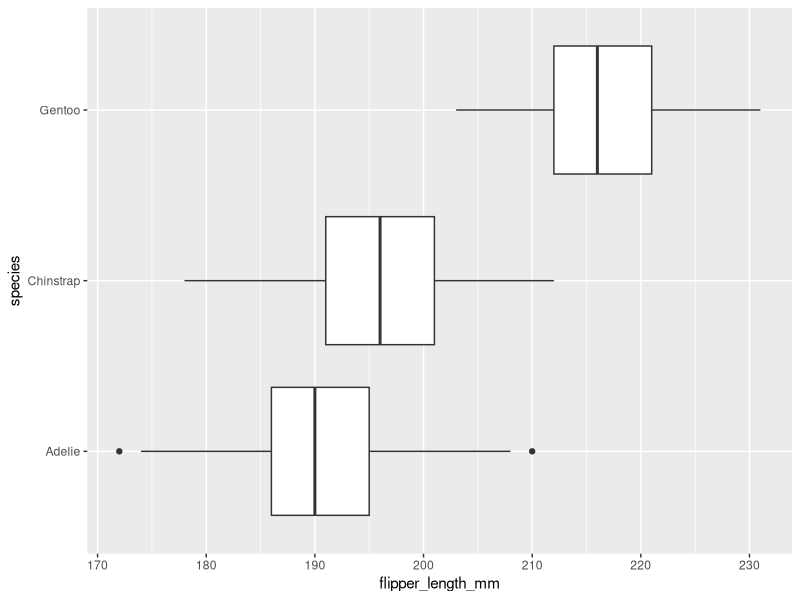
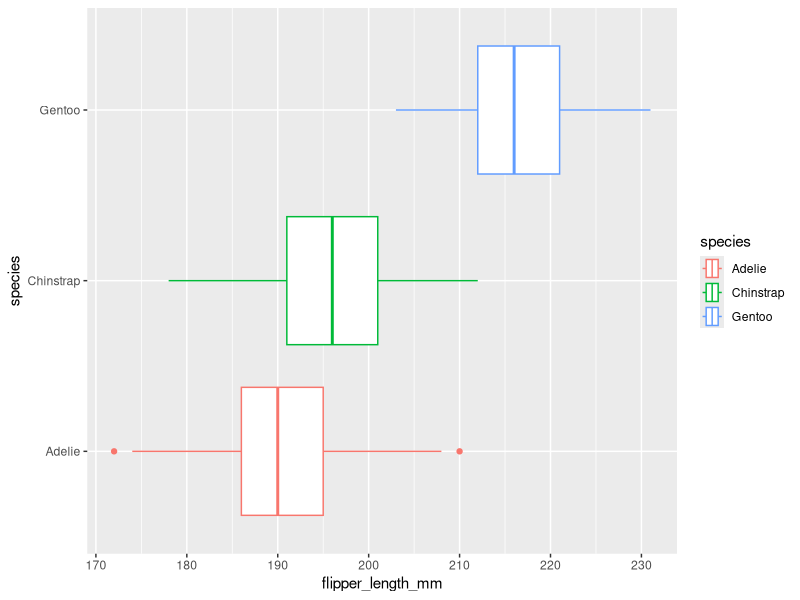
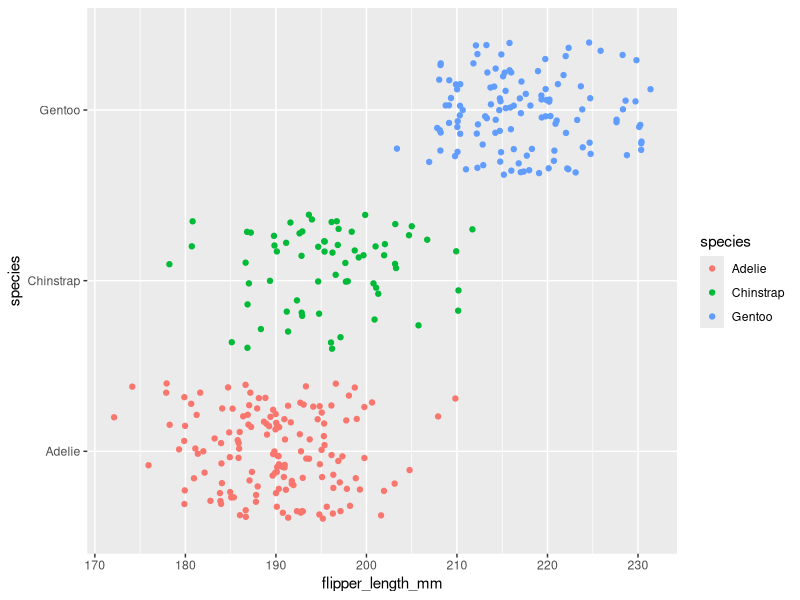
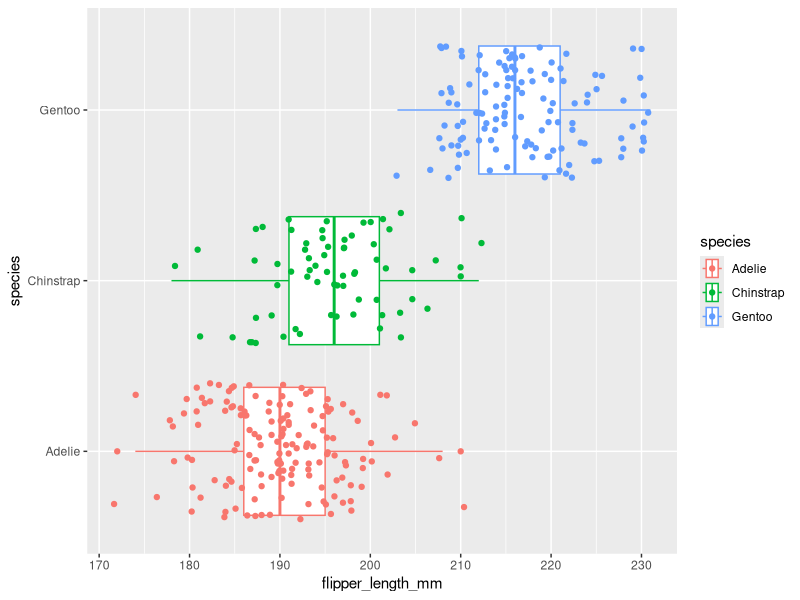
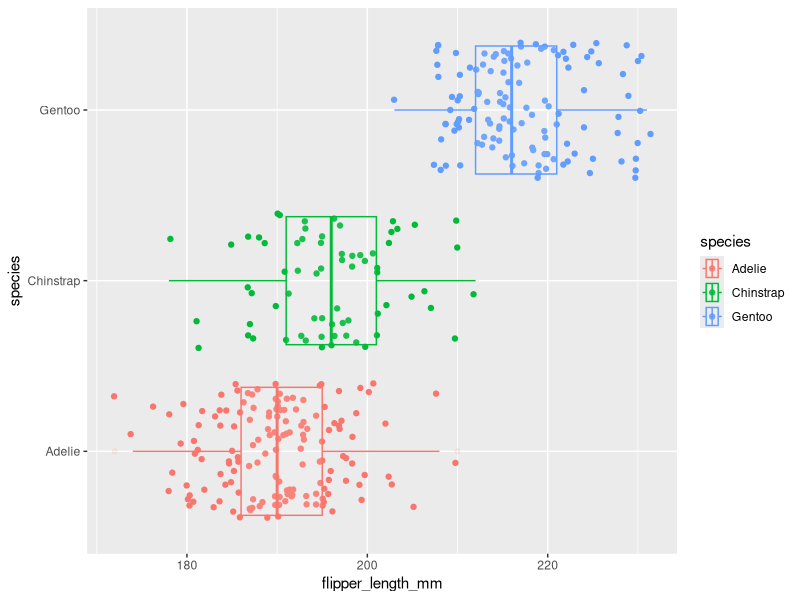
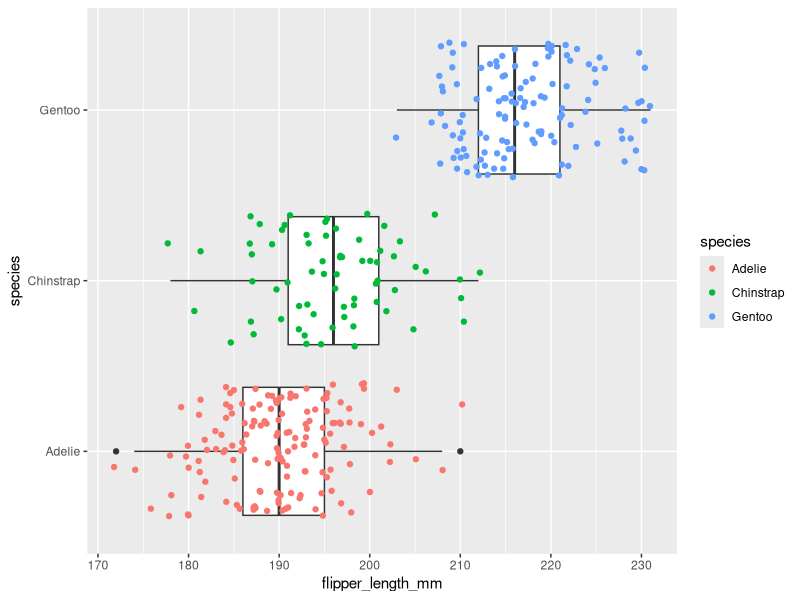
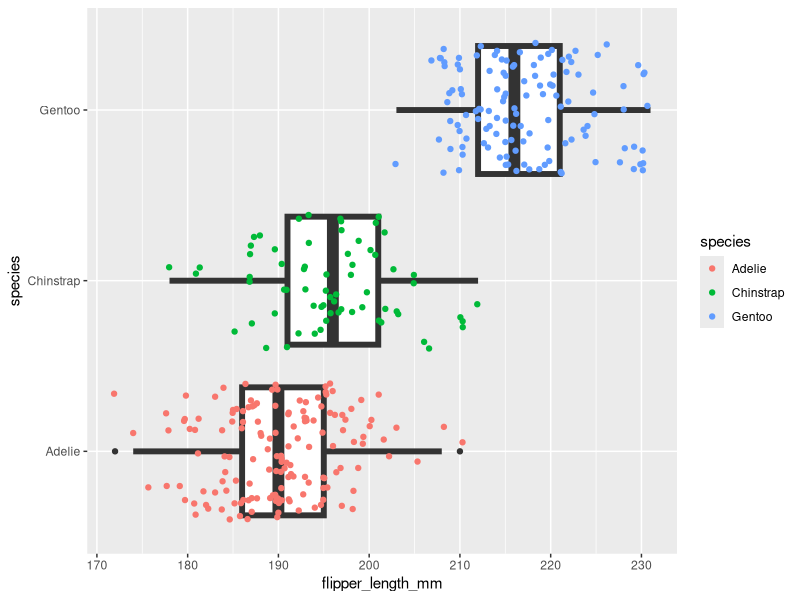

Write the R code that produced these figures, in order.
## ---- chunk 1
knitr::opts_chunk$set(error = TRUE)
## ---- chunk 2
library(palmerpenguins)
penguins
## ---- chunk 3
library(ggplot2)
## ---- chunk 4
ggplot(data = penguins, mapping = aes(x = flipper_length_mm, y = species)) +
  geom_boxplot()
## ---- chunk 5
ggplot(data = penguins, mapping = aes(x = flipper_length_mm, y = species, color = species)) +
  geom_boxplot()
## ---- chunk 6
ggplot(data = penguins, mapping = aes(x = flipper_length_mm, y = species, color = species)) +
  geom_jitter()
## ---- chunk 7
ggplot(data = penguins, mapping = aes(x = flipper_length_mm, y = species, color = species)) +
  geom_boxplot()+
  geom_jitter()

ggplot(data = penguins, mapping = aes(x = flipper_length_mm, y = species, color = species)) +
  geom_jitter()+
  geom_boxplot(alpha=0.1)

## ---- chunk 8
ggplot(data=penguins) +
  geom_boxplot(mapping=aes(x=flipper_length_mm, y=species))+
  geom_jitter(mapping=aes(x=flipper_length_mm, y=species, color=species))

ggplot(data=penguins, mapping=aes(x=flipper_length_mm, y=species)) +
  geom_boxplot(size=2)+
  geom_jitter(aes(color=species))
## ---- chunk 9

## ---- chunk 10

## ---- chunk 11

## ---- chunk 12

## ---- chunk 13

## ---- chunk 14

